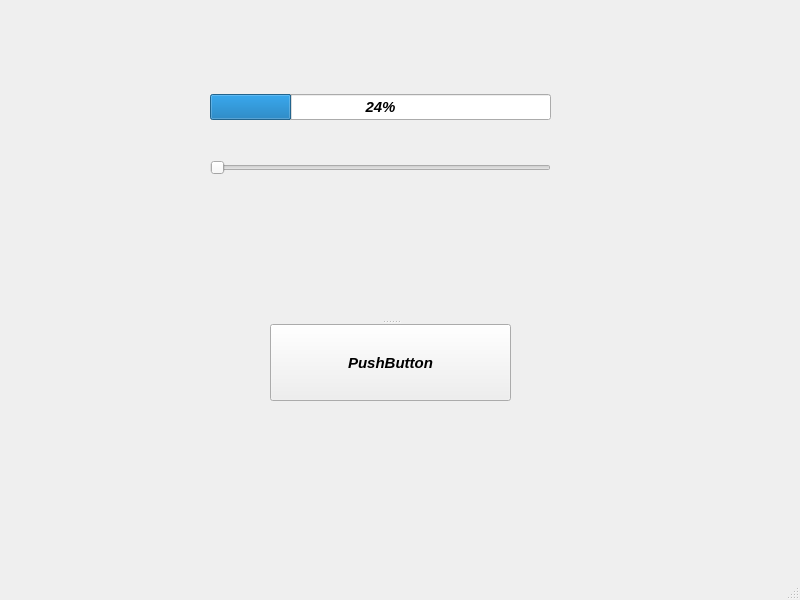
<?xml version="1.0" encoding="UTF-8"?>
<ui version="4.0">
 <class>MainWindow</class>
 <widget class="QMainWindow" name="MainWindow">
  <property name="geometry">
   <rect>
    <x>0</x>
    <y>0</y>
    <width>800</width>
    <height>600</height>
   </rect>
  </property>
  <property name="font">
   <font>
    <pointsize>11</pointsize>
    <italic>true</italic>
    <bold>true</bold>
    <strikeout>false</strikeout>
   </font>
  </property>
  <property name="windowTitle">
   <string>MainWindow</string>
  </property>
  <widget class="QWidget" name="centralwidget">
   <widget class="QWidget" name="layoutWidget">
    <property name="geometry">
     <rect>
      <x>210</x>
      <y>60</y>
      <width>341</width>
      <height>151</height>
     </rect>
    </property>
    <layout class="QVBoxLayout" name="verticalLayout">
     <item>
      <widget class="QProgressBar" name="progressBar">
       <property name="value">
        <number>24</number>
       </property>
      </widget>
     </item>
     <item>
      <widget class="QSlider" name="horizontalSlider">
       <property name="orientation">
        <enum>Qt::Horizontal</enum>
       </property>
      </widget>
     </item>
    </layout>
   </widget>
   <widget class="QSplitter" name="splitter">
    <property name="geometry">
     <rect>
      <x>270</x>
      <y>270</y>
      <width>241</width>
      <height>131</height>
     </rect>
    </property>
    <property name="orientation">
     <enum>Qt::Vertical</enum>
    </property>
    <widget class="QLabel" name="label">
     <property name="text">
      <string/>
     </property>
    </widget>
    <widget class="QPushButton" name="pushButton">
     <property name="text">
      <string>PushButton</string>
     </property>
    </widget>
   </widget>
  </widget>
  <widget class="QMenuBar" name="menubar">
   <property name="geometry">
    <rect>
     <x>0</x>
     <y>0</y>
     <width>800</width>
     <height>29</height>
    </rect>
   </property>
  </widget>
  <widget class="QStatusBar" name="statusbar"/>
 </widget>
 <resources/>
 <connections/>
</ui>
